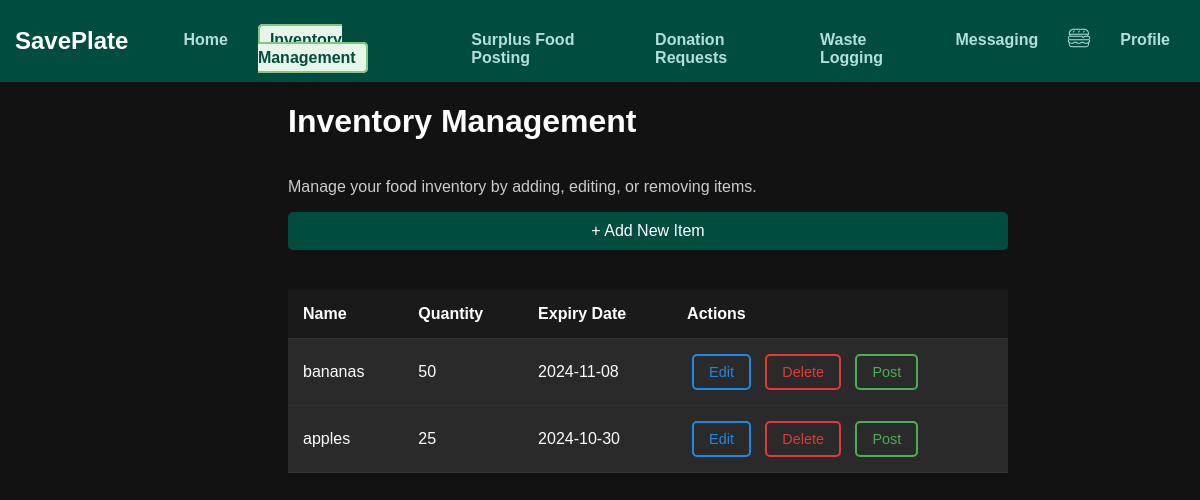
/inventoryManagement (signed in), run on the app's committed database.
### app.py (models this page shows)
class InventoryItem(db.Model):
    id = db.Column(db.Integer, primary_key=True)
    name = db.Column(db.String(100), nullable=False)
    quantity = db.Column(db.Integer, nullable=False)
    expiry_date = db.Column(db.String(10), nullable=False)

### app.py (the view)
@app.route('/inventoryManagement')
def inventoryManagement():
    if 'user_id' not in session:
        flash('Please log in to access this page.')
        return redirect(url_for('login'))
    inventory = InventoryItem.query.all()  # Fetch the inventory data
    return render_template('inventoryManagement.html', inventory=inventory)

### templates/inventoryManagement.html (shortened to what this page needs)
{% extends 'base.html' %} {% block title %}Inventory Management{% endblock %} {%
block content %}
<div class="flex-container">
  <h1>Inventory Management</h1>
  <p>Manage your food inventory by adding, editing, or removing items.</p>
  <button id="add-item-btn" class="btn-add">+ Add New Item</button>
  <table class="inventory-table">
    <thead>
      <tr>
        <th>Name</th>
        <th>Quantity</th>
        <th>Expiry Date</th>
        <th>Actions</th>
      </tr>
    </thead>
    <tbody id="inventory-items">
      {% if inventory %} {% for item in inventory %}
      <tr>
        <td>{{ item.name }}</td>
        <td>{{ item.quantity }}</td>
        <td>{{ item.expiry_date }}</td>
        <td>
          <button class="btn-edit">Edit</button>
          <button class="btn-delete" onclick="deleteItem('{{ item.id }}')">
            Delete
          </button>
          <button class="btn-post" onclick="postItem('{{ item.id }}')">
            Post
          </button>
        </td>
      </tr>
      {% endfor %} {% endif %}
    </tbody>
  </table>
</div>
{% endblock %}

### static/static/styles.css (style rules this page uses)
body { background-color: #121212; color: #ffffff; font-family: Arial, sans-serif; margin: 0; padding: 0; }
h1, h2 { color: #ffffff; }
p { color: #cccccc; }
table { width: 100%; border-collapse: collapse; margin: 20px 0; }
table th, table td { padding: 15px; text-align: left; border-bottom: 1px solid #333; }
table th { background-color: #1a1a1a; color: white; }
table td { background-color: #2a2a2a; color: white; }
.btn-add, .btn-log-waste { padding: 10px 20px; background-color: #00796b; color: white; border: none; border-radius: 5px; cursor: pointer; font-size: 1rem; margin-bottom: 20px; }
.btn-add, .btn-log-waste:hover { background-color: #004d40; }
.btn-edit, .btn-delete, .btn-post { padding: 8px 15px; margin: 0 5px; border: 2px solid transparent; border-radius: 5px; cursor: pointer; font-size: 0.9rem; background-color: transparent; color: white; }
.btn-edit { border-color: #1e88e5; color: #1e88e5; }
.btn-delete { border-color: #e53935; color: #e53935; }
.btn-post { border-color: #4caf50; color: #4caf50; }
.flex-container { display: flex; flex-direction: column; width: 60%; transform: translateX(40%); }

### data on the page
InventoryItem: name "bananas", quantity "50", expiry_date "2024-11-08"
InventoryItem: name "apples", quantity "25", expiry_date "2024-10-30"
